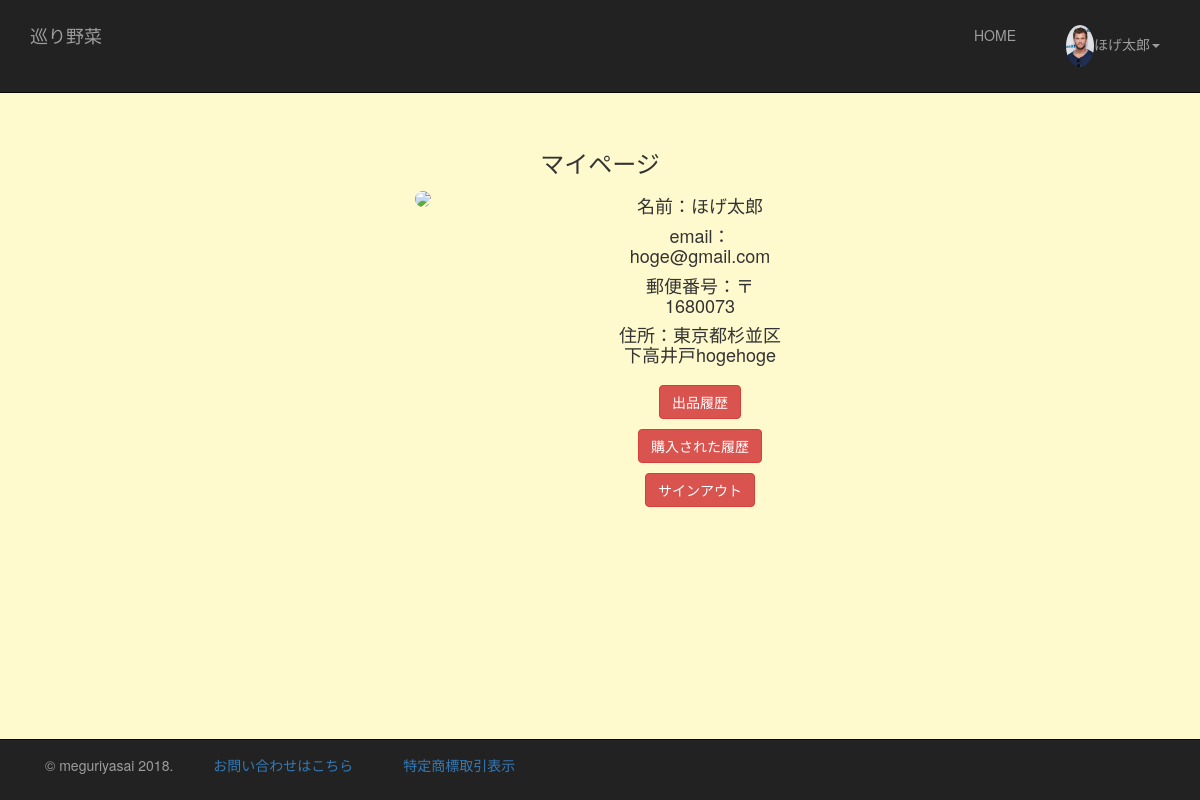
Page /mypage.php (signed in) on the committed database.
### tables this page shows
CREATE TABLE `users` (
  `id` int NOT NULL AUTO_INCREMENT,
  `name` varchar(255) NOT NULL,
  `postal_code` int NOT NULL,
  `address` varchar(255) NOT NULL,
  `email` varchar(255) NOT NULL,
  `password` varchar(255) NOT NULL,
  `pic` varchar(255) NOT NULL,
  `created` datetime  default 0,
  `updated` timestamp default current_timestamp on update current_timestamp,
   PRIMARY KEY (`id`)
);

### mypage.php (the view, shortened to what this page needs)
<?php
require("dbconnect.php");
$h = 'htmlspecialchars';
$nav = array();
if(!empty($_SESSION["user_id"])){
$sql = 'SELECT * FROM users WHERE :signin_id = id;';
$stmt = $pdo->prepare($sql);
$stmt->bindValue(":signin_id",$_SESSION["user_id"],PDO::PARAM_INT);
$stmt->execute();
$nav = $stmt->fetch(PDO::FETCH_ASSOC);
}
$sql = 'SELECT * FROM users WHERE :user_id = id';
$stmt = $pdo->prepare($sql);
$stmt->bindValue(":user_id",$_SESSION["user_id"],PDO::PARAM_INT);
$stmt->execute();
$user = $stmt->fetch(PDO::FETCH_ASSOC);
 ?>
<!DOCTYPE html>
<html lang="ja">
<head>
	<link href="//maxcdn.bootstrapcdn.com/bootstrap/3.3.0/css/bootstrap.min.css" rel="stylesheet" id="bootstrap-css">
	<link rel="stylesheet" type="text/css" href="assets/css/mypage.css">
</head>
<body>
	<header>
		<nav class="navbar navbar-inverse navbar-fixed-top">
	  <div class="container">
	      <a class="navbar-brand" href="index.php">巡り野菜</a>
	    <div class="collapse navbar-collapse" id="bs-example-navbar-collapse-1">
	    <?php if(isset($_SESSION["user_id"])){ ?>
	      <ul class="nav navbar-nav navbar-right">
	        <li><a href="index.php">HOME</a></li>
	        <li class="dropdown">
	          <a href="#" class="user_icon dropdown-toggle" data-toggle="dropdown" role="button" aria-haspopup="true" aria-expanded="false"><img src="<?php echo $h($nav["pic"]); ?>" width="28" class="img-circle"><?php echo $h($nav["name"]); ?><span class="caret"></span></a>
	        </li>
	       </ul>
	    <?php } ?>
	    </div>
	  </div>
	</nav>
	</header>
	<div class="main">
		<div class="text-center">
		<h3>マイページ</h3>
		</div>
		<div>
			<div class="col-md-offset-4 col-md-2">
				<img class="globe" src=<?php echo $h($user["pic"]); ?>>
			</div>
			<div class="col-md-2 text-center">
				<h4>名前：<?php echo $h($user["name"]); ?></h4>
				<h4>email：<?php echo $h($user["email"]); ?></h4>
				<h4>郵便番号：〒<?php echo $h($user["postal_code"]); ?></h4>
				<h4>住所：<?php echo $h($user["address"]); ?></h4>
				<a class="btn btn-danger" href="sell_data.php">出品履歴</a><br>
				<a class="btn btn-danger" href="sales.php">購入された履歴</a><br>
				<a class="btn btn-danger" href="signout.php">サインアウト</a><br>
			</div>
		</div>
	</div>
	<footer>
		<div class="navbar  navbar-inverse navbar-fixed-bottom">
		  	<div class="container">
		      	<div class="navbar-text pull=left">
			    	<p> © meguriyasai 2018.</p>
		   		</div>
		   		<div class="navbar-text pull=right">
		   			<a href="mailto:yukiyohure@gmail.com">お問い合わせはこちら</a>
		   		</div>
		   		<div class="navbar-text pull=right">
		   			<a href="rule.php">特定商標取引表示</a>
		   		</div>
		 	</div>
		</div>
	</footer>
</body>
</html>

### assets/css/mypage.css (style rules this page uses)
a { text-rendering: none; margin:10px; }
li { list-style: none; }
body { background-color: #FFFACD; margin-bottom:70px; margin-top:80px; }
.globe { border-radius: 1000px; }
.main { margin-top:150px; }

### rows in the picture
users: pic (picture), name "ほげ太郎", email "hoge@gmail.com", postal_code "1680073", address "東京都杉並区下高井戸hogehoge"
